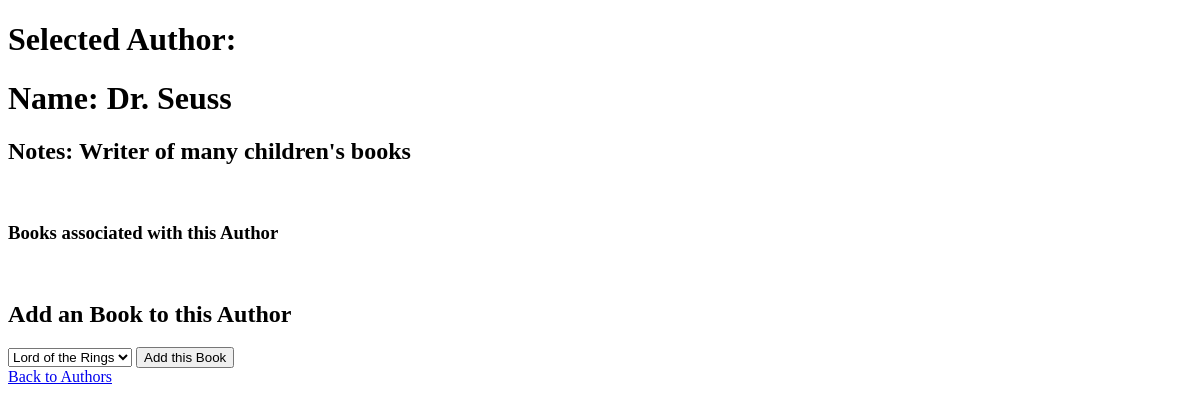
/viewAuthRend/3, run on an earlier commit of the app's database.
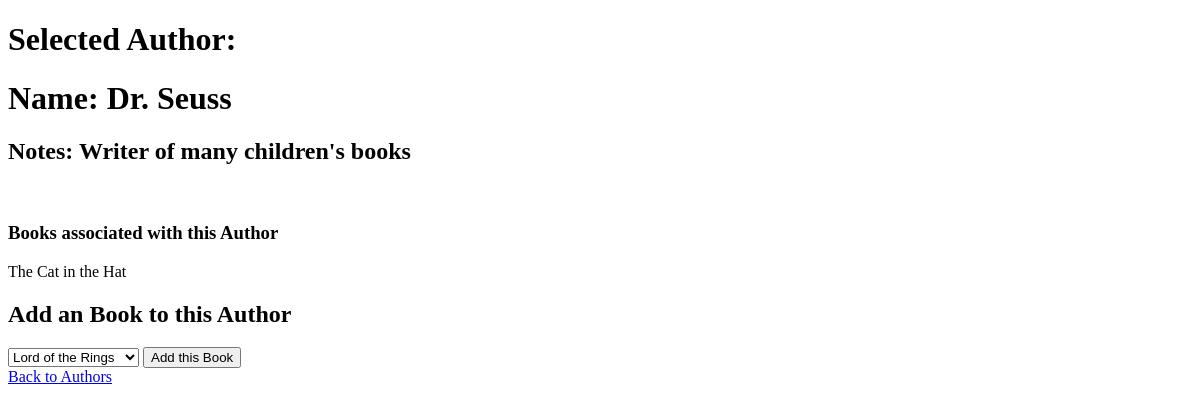
And on a later commit of the database.
### ba_app/models.py (models this page shows, shortened)
class Book(models.Model):
    title = models.CharField(max_length=255)
    description = models.TextField()
    created_at = models.DateTimeField(auto_now_add=True)
    updated_at = models.DateTimeField(auto_now=True)

### ba_app/views.py (the view)
# urls.py: path('viewAuthRend/<int:author_id>', views.viewAuthRend),
def viewAuthRend(request, author_id):
    context={
        "Books":Book.objects.all(),
        "Author":Author.objects.filter(id=author_id).get(),
    }
    return render (request, "viewAuthRend.html", context)

### ba_app/templates/viewAuthRend.html (shortened to what this page needs)
<!DOCTYPE html>
<html lang="en">
<head>
</head>
<body>
    <h1>Selected Author:</h1>
    <form action="/viewAuthEdit" method="POST">
            <h1>Name: {{Author.name}}</h1>
            <h2>Notes: {{Author.notes}}</h2>
    <br>
    <h3>Books associated with this Author</h3>
    {% for Book in Author.books.all %}
        {{Book.title}}
    {% endfor %}
    <br>
    <h2>Add an Book to this Author</h2>
    <select name="book_id">
        {% for Book in Books %}
            <option value="{{Book.id}}">{{Book.title}}</option>
        {% endfor %}
    </select>
    <button>Add this Book</button>
    </form>
    <a href="/RenderAuthor">Back to Authors</a>
</body>
</html>

What changed in the data, as far as the page shows it:
added Book: title "The Cat in the Hat"
